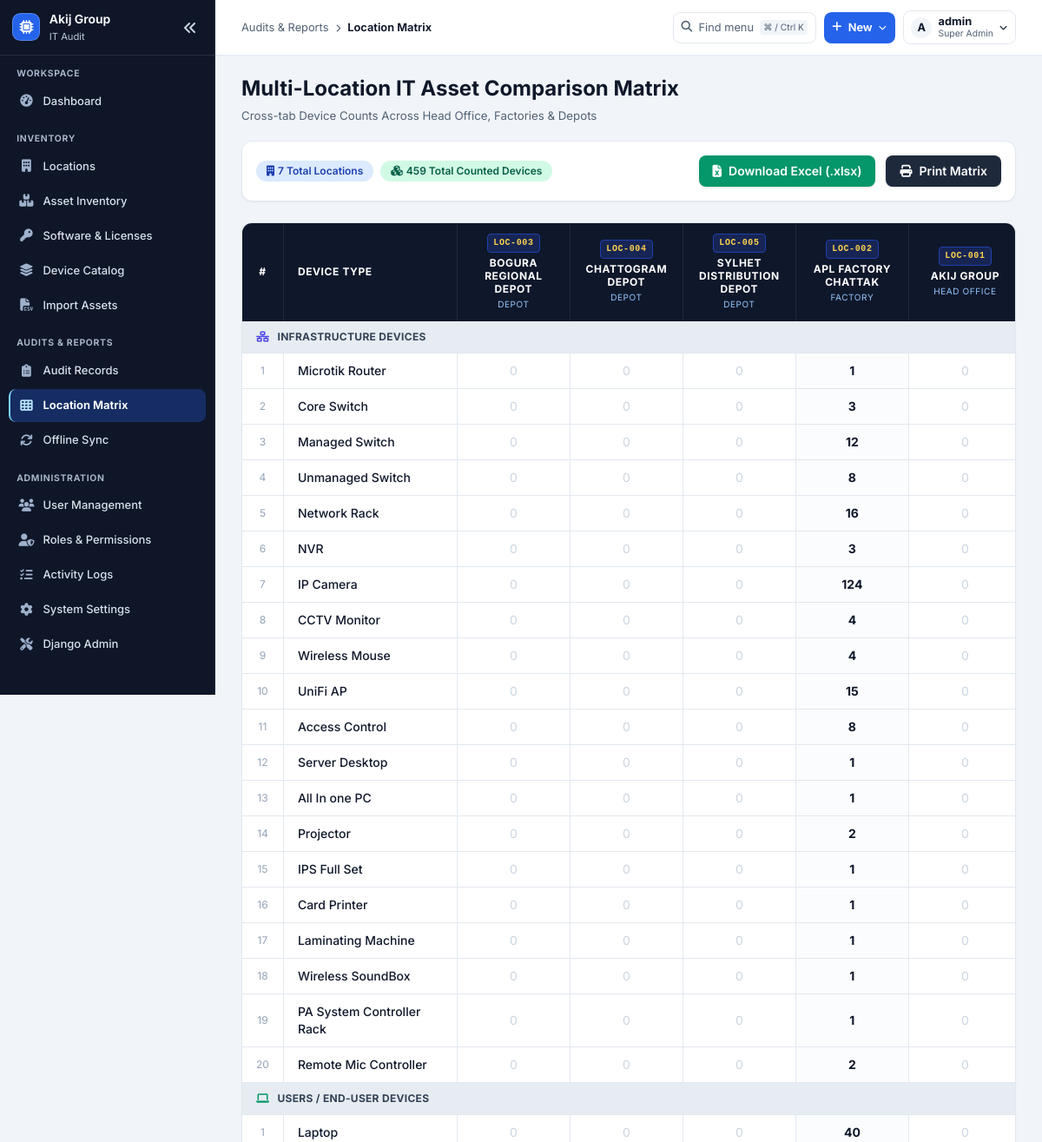
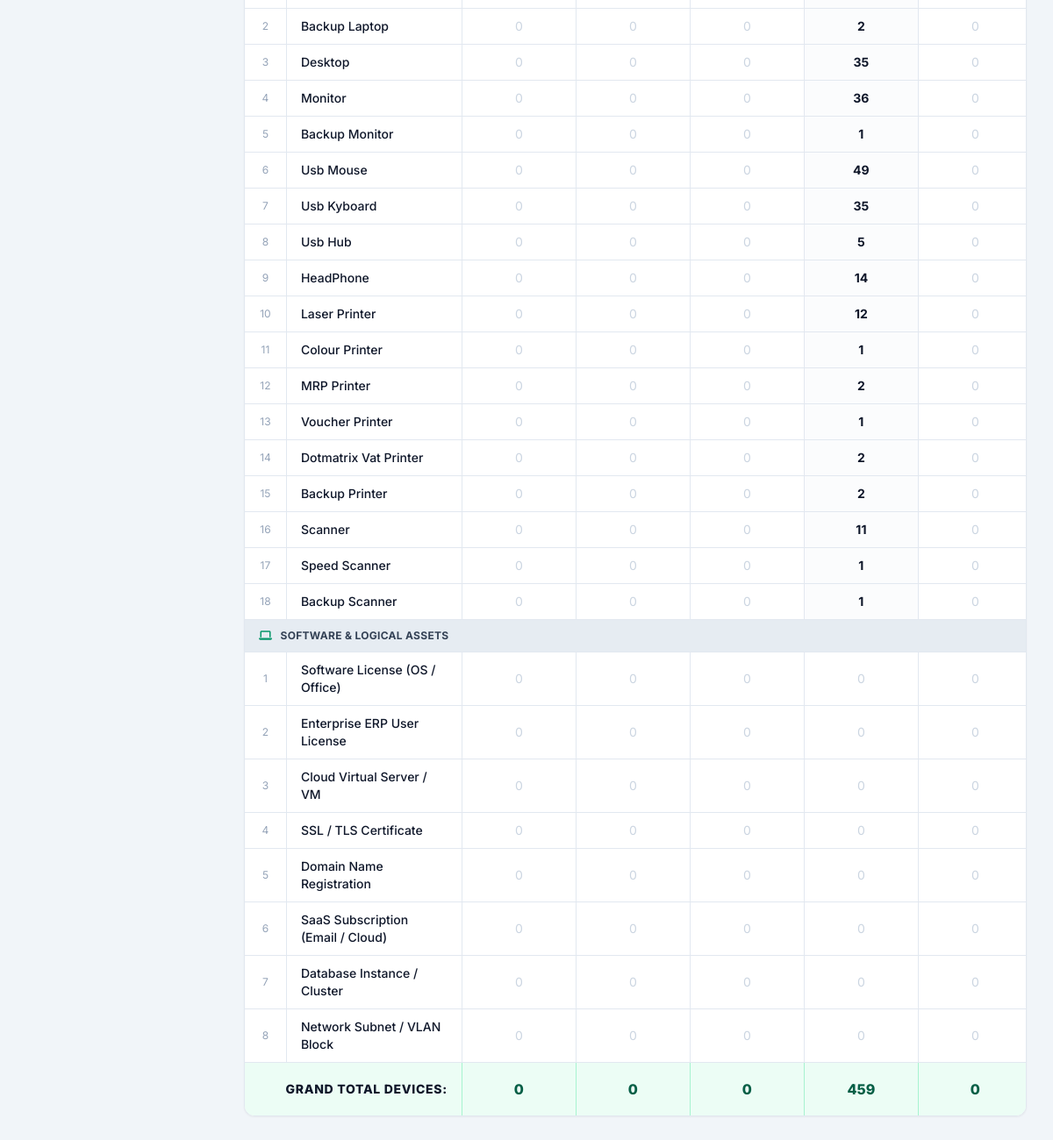
The app's page /matrix/ (signed in), older data (2 pictures, top to bottom).
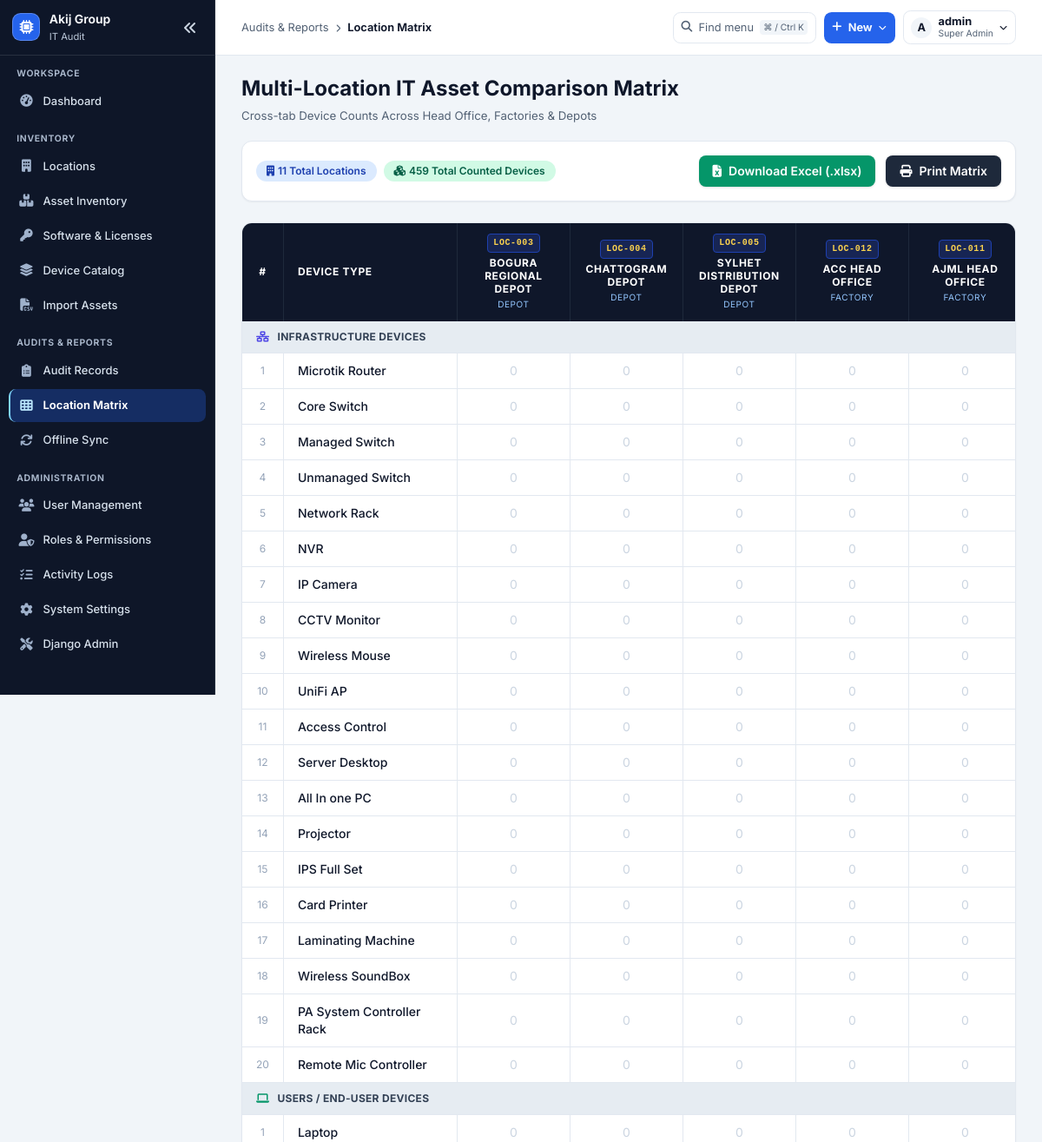
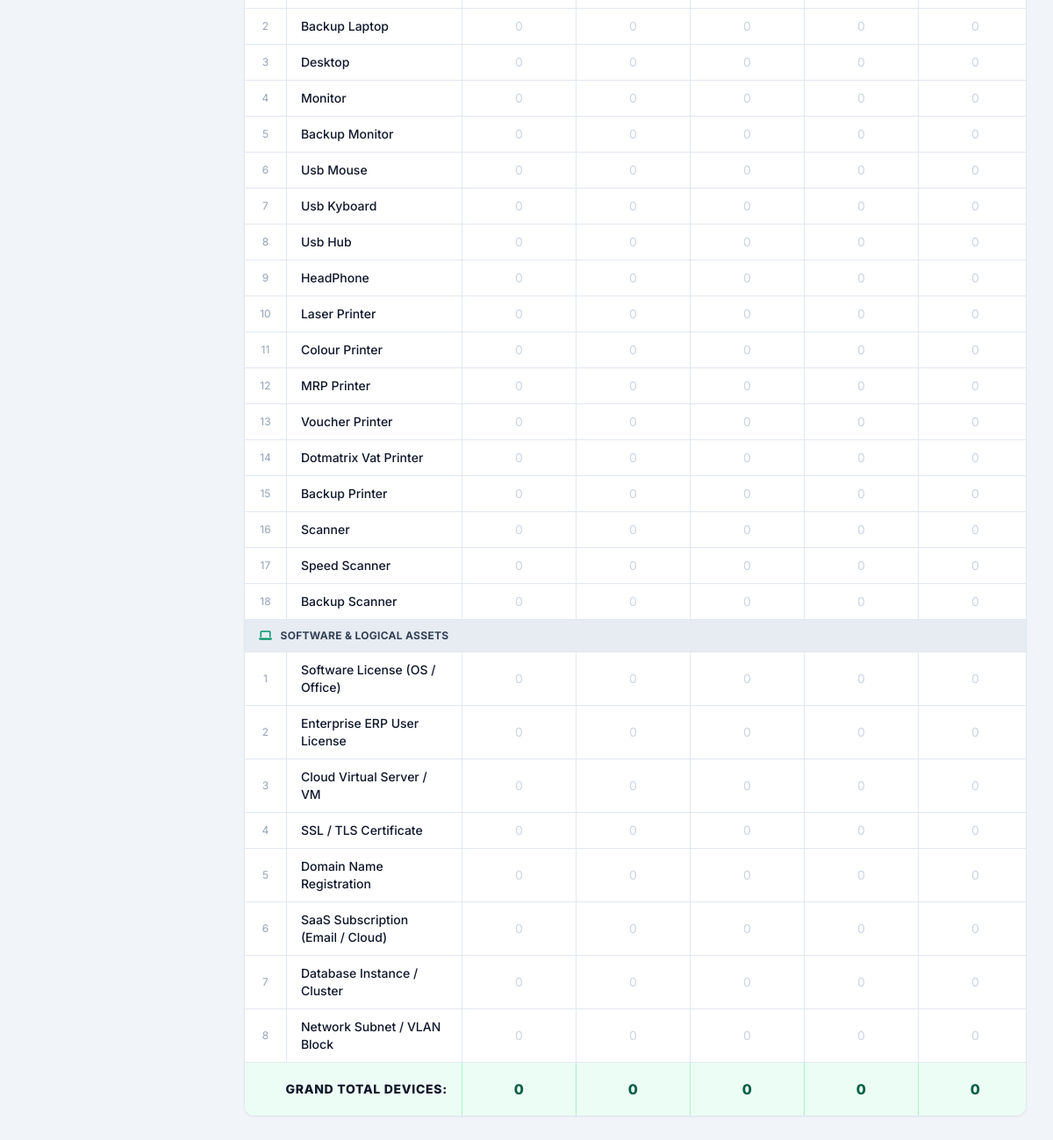
The same page, newer data (2 pictures, top to bottom).
### apps/locations/models.py (models this page shows, shortened)
class Location(TimeStampedModel):
    LOCATION_TYPES = (
        ('HEAD_OFFICE', 'Head Office'),
        ('FACTORY', 'Factory'),
        ('WAREHOUSE', 'Warehouse'),
        ('DEPOT', 'Depot'),
        ('BRANCH', 'Branch'),
    )
    DIVISION_CHOICES = (
        ('Dhaka', 'Dhaka'),
        ('Chattogram', 'Chattogram'),
        ('Sylhet', 'Sylhet'),
        ('Rajshahi', 'Rajshahi'),
        ('Khulna', 'Khulna'),
        ('Barishal', 'Barishal'),
        ('Rangpur', 'Rangpur'),
        ('Mymensingh', 'Mymensingh'),
    )
    company = models.ForeignKey(Company, on_delete=models.CASCADE, related_name='locations')
    location_id = models.CharField(max_length=30, unique=True, null=True, blank=True, verbose_name="Location ID", db_index=True)
    name = models.CharField(max_length=150, verbose_name="Location Name")
    code = models.CharField(max_length=50, unique=True, verbose_name="Location Code")
    location_type = models.CharField(max_length=20, choices=LOCATION_TYPES, default='FACTORY', verbose_name="Location Type")
    address = models.TextField(blank=True, null=True, verbose_name="Address")
    city = models.CharField(max_length=100, blank=True, null=True, verbose_name="City")
    division = models.CharField(max_length=50, choices=DIVISION_CHOICES, blank=True, null=True, verbose_name="Division")
    parent_location = models.ForeignKey('self', on_delete=models.SET_NULL, null=True, blank=True, related_name='sub_locations', verbose_name="Parent Location")
    contact_person = models.CharField(max_length=120, blank=True, null=True, verbose_name="Contact Person")
    contact_number = models.CharField(max_length=50, blank=True, null=True, verbose_name="Contact Number")
    description = models.TextField(blank=True, null=True, verbose_name="Description")
    class Meta:
        ordering = ['location_type', 'name']
    @property
    def in_charge_name(self):
        return self.contact_person or ""
    @property
    def in_charge_phone(self):
        return self.contact_number or ""

### apps/devices/models.py (models this page shows, shortened)
class DeviceCategory(TimeStampedModel):
    CATEGORY_KEYS = (
        ('INFRASTRUCTURE', 'Infrastructure'),
        ('USERS', 'Users / End-User Devices'),
        ('LOGICAL', 'Software & Logical Assets'),
    )
    code = models.CharField(max_length=40, choices=CATEGORY_KEYS, unique=True)
    name = models.CharField(max_length=100)
    order = models.PositiveIntegerField(default=1)
    class Meta:
        verbose_name_plural = "Device Categories"
        ordering = ['order', 'name']

class DeviceType(TimeStampedModel):
    category = models.ForeignKey(DeviceCategory, on_delete=models.CASCADE, related_name='devices')
    name = models.CharField(max_length=120)
    tag_category_code = models.CharField(max_length=4, choices=TAG_CATEGORY_CHOICES, blank=True)
    order = models.PositiveIntegerField(default=1)
    is_count_only = models.BooleanField(default=False, help_text="False for individual asset tracking")
    remarks = models.CharField(max_length=255, blank=True, null=True)
    class Meta:
        ordering = ['category__order', 'order', 'name']
        unique_together = ('category', 'name')

### apps/reports/views.py (the view)
# urls.py: path('matrix/', matrix_view, name='matrix'),
@roles_required(*DASHBOARD_ROUTES)
def matrix_view(request):
    locations = visible_locations(request.user).order_by('location_type', 'name')
    categories = DeviceCategory.objects.prefetch_related('devices').all().order_by('order')
    items = AuditItem.objects.filter(audit_session__location__in=locations).select_related('audit_session__location', 'device_type')
    matrix = {}
    loc_totals = {loc.id: 0 for loc in locations}
    grand_total = 0
    for itm in items:
        dev_id = itm.device_type_id
        loc_id = itm.audit_session.location_id
        if dev_id not in matrix:
            matrix[dev_id] = {}
        matrix[dev_id][loc_id] = matrix[dev_id].get(loc_id, 0) + itm.total_qty
        loc_totals[loc_id] += itm.total_qty
        grand_total += itm.total_qty
    category_data = []
    for cat in categories:
        dev_list = []
        for dev in cat.devices.all():
            counts = [matrix.get(dev.id, {}).get(loc.id, 0) for loc in locations]
            row_total = sum(counts)
            dev_list.append({
                'device': dev,
                'counts': counts,
                'total': row_total
            })
        category_data.append({
            'category': cat,
            'devices': dev_list
        })
    context = {
        'locations': locations,
        'category_data': category_data,
        'loc_totals': [loc_totals[loc.id] for loc in locations],
        'grand_total': grand_total,
    }
    return render(request, 'reports/matrix.html', context)

### apps/accounts/access.py (called while the page is built, shortened)
def role_for(user):
    if not user.is_authenticated or not user.is_active:
        return None
    if user.is_superuser:
        return Role.SUPER_ADMIN

def roles_required(*roles):
    def decorate(view):
        @login_required
        @wraps(view)
        def checked(request, *args, **kwargs):
            if role_for(request.user) not in roles:
                raise PermissionDenied
            return view(request, *args, **kwargs)
        return checked
    return decorate

def visible_locations(user):
    role = role_for(user)
    if role in CENTRAL_ROLES:
        return Location.objects.all()
    if role in LOCAL_TYPES:
        return user.profile.assigned_locations.filter(location_type=LOCAL_TYPES[role])
    return Location.objects.none()

### apps/common/models.py (called while the page is built)
    @classmethod
    def current(cls):
        return cls.objects.filter(pk=1).first() or cls(pk=1)

### apps/common/preferences.py (called while the page is built)
def request_preferences(request):
    if not hasattr(request, 'system_preferences'):
        request.system_preferences = preferences()
    return request.system_preferences

### templates/reports/matrix.html (shortened to what the changed rows need)
{% extends 'base.html' %}
{% block header_title %}Multi-Location IT Asset Comparison Matrix{% endblock %}
{% block content %}
<div class="space-y-6">
    <div class="bg-white p-4 rounded-xl border border-slate-200 shadow-sm flex items-center justify-between">
        <div class="flex items-center space-x-2">
            <span class="inline-flex items-center px-3 py-1 rounded-full text-xs font-semibold bg-blue-100 text-blue-800">
                <i class="fa-solid fa-building mr-1"></i> {{ locations|length }} Total Locations
            </span>
            <span class="inline-flex items-center px-3 py-1 rounded-full text-xs font-semibold bg-emerald-100 text-emerald-800">
                <i class="fa-solid fa-cubes mr-1"></i> {{ grand_total }} Total Counted Devices
            </span>
        </div>
    </div>
    <div class="bg-white rounded-xl border border-slate-200 shadow-sm overflow-hidden">
        <div class="overflow-x-auto">
            <table class="w-full text-left border-collapse text-sm">
                <thead>
                    <tr class="bg-slate-900 text-white font-semibold text-xs uppercase tracking-wider">
                        <th class="px-4 py-3.5 border-r border-slate-800 w-12 text-center">#</th>
                        <th class="px-4 py-3.5 border-r border-slate-800 min-w-[200px]">Device Type</th>
                        {% for loc in locations %}
                        <th class="px-4 py-3 border-r border-slate-800 text-center min-w-[130px]">
                            <span class="inline-block bg-blue-950 text-[10px] text-amber-300 font-mono font-bold px-1.5 py-0.5 rounded border border-blue-800 mb-1">{{ loc.location_id }}</span>
                            <span class="block text-white font-bold leading-tight">{{ loc.name }}</span>
                            <span class="block text-[10px] text-blue-300 font-normal mt-0.5">{{ loc.get_location_type_display }}</span>
                        </th>
                        {% endfor %}
                    </tr>
                </thead>
                <tbody class="divide-y divide-slate-200">
                    {% for cat_data in category_data %}
                    <tr class="bg-slate-100 font-bold text-slate-800 text-xs">
                        <td colspan="{{ locations|length|add:3 }}" class="px-4 py-2.5 uppercase tracking-wide bg-slate-200/70 text-slate-700">
                            <i class="fa-solid {% if cat_data.category.code == 'INFRASTRUCTURE' %}fa-network-wired text-indigo-600{% else %}fa-laptop text-emerald-600{% endif %} mr-1.5"></i>
                            {{ cat_data.category.name }}
                        </td>
                    </tr>
                    {% for item in cat_data.devices %}
                    <tr class="hover:bg-blue-50/40 transition">
                        <td class="px-4 py-2.5 text-center text-slate-400 text-xs border-r border-slate-200">{{ forloop.counter }}</td>
                        <td class="px-4 py-2.5 font-medium text-slate-900 border-r border-slate-200">{{ item.device.name }}</td>
                        {% for count in item.counts %}
                        <td class="px-4 py-2.5 text-center border-r border-slate-200 {% if count > 0 %}font-bold text-slate-900 bg-slate-50/50{% else %}text-slate-300{% endif %}">
                            {{ count }}
                        </td>
                        {% endfor %}
                    </tr>
                    {% endfor %}
                    {% endfor %}
                    <tr class="bg-emerald-50 border-t-2 border-emerald-400 font-extrabold text-sm text-slate-900">
                        <td colspan="2" class="px-4 py-4 uppercase tracking-wider text-right border-r border-emerald-200">
                            GRAND TOTAL DEVICES:
                        </td>
                        {% for total in loc_totals %}
                        <td class="px-4 py-4 text-center border-r border-emerald-200 text-emerald-800 text-base">
                            {{ total }}
                        </td>
                        {% endfor %}
                    </tr>
                </tbody>
            </table>
        </div>
    </div>
</div>
{% endblock %}

### templates/navigation/sidebar.html (shortened to what this page needs)
<aside id="portal-sidebar" class="portal-sidebar no-print" data-collapsed="{{ portal.sidebar_collapsed|yesno:'true,false' }}" data-account="{{ request.user.pk }}">
    <div class="portal-sidebar-heading">
        <a class="portal-identity" href="{% url 'dashboard' %}" title="{{ portal.group_name|default:portal.organization_name }}">
            <span class="portal-identity-logo">
                {% firstof portal.sidebar_logo portal.application_logo portal.group_logo as sidebar_logo %}
                {% if sidebar_logo %}<img src="{{ sidebar_logo }}" alt="">{% else %}<i class="fa-solid fa-microchip" aria-hidden="true"></i>{% endif %}
            </span>
            <span class="portal-identity-copy">
                <strong>{{ portal.group_name|default:portal.organization_name }}</strong>
                <small>{{ portal.application_short_name }}</small>
            </span>
        </a>
        <button type="button" class="portal-icon-button portal-sidebar-collapse" data-sidebar-collapse aria-controls="portal-primary-navigation" aria-expanded="{{ portal.sidebar_collapsed|yesno:'false,true' }}" aria-label="{% if portal.sidebar_collapsed %}Expand sidebar{% else %}Collapse sidebar{% endif %}">
            <i class="fa-solid fa-angles-left" aria-hidden="true"></i>
        </button>
    </div>
    <nav id="portal-primary-navigation" class="portal-primary-navigation" aria-label="Main navigation">
        {% for group in nav_sections %}
        <section class="portal-nav-group" aria-labelledby="portal-nav-group-{{ forloop.counter }}">
            <h2 id="portal-nav-group-{{ forloop.counter }}" class="portal-nav-heading">{{ group.label }}</h2>
            <ul>
                {% for link in group.links %}
                <li><a href="{{ link.url }}" class="portal-nav-link" title="{{ link.label }}" {% if link.current %}aria-current="{{ link.current }}"{% endif %}>
                    <i class="fa-solid {{ link.icon }}" aria-hidden="true"></i>
                    <span class="portal-nav-label">{{ link.label }}</span>
                </a></li>
                {% endfor %}
            </ul>
        </section>
        {% endfor %}
    </nav>
</aside>

Row changes from the older to the newer data that the page shows:
no longer on one of the page's lists (row unchanged): Location: location_id "LOC-001", name "AKIJ GROUP", location_type "HEAD OFFICE"
no longer on this page (row unchanged): Location: location_id "LOC-002", name "APL FACTORY CHATTAK", location_type "FACTORY"
added Location: location_id "LOC-012", name "ACC HEAD OFFICE", location_type "FACTORY"
added Location: location_id "LOC-011", name "AJML HEAD OFFICE", location_type "FACTORY"
computed for DeviceCategory "INFRASTRUCTURE DEVICES": gains DeviceType (device.name "Microtik Router", counts "0" "0" "0" "0" "0"); gains DeviceType (device.name "Core Switch", counts "0" "0" "0" "0" "0"); gains DeviceType (device.name "Managed Switch", counts "0" "0" "0" "0" "0"); gains DeviceType (device.name "Unmanaged Switch", counts "0" "0" "0" "0" "0"); gains DeviceType (device.name "Network Rack", counts "0" "0" "0" "0" "0"); gains DeviceType (device.name "NVR", counts "0" "0" "0" "0" "0"); gains DeviceType (device.name "IP Camera", counts "0" "0" "0" "0" "0"); gains DeviceType (device.name "CCTV Monitor", counts "0" "0" "0" "0" "0"); gains DeviceType (device.name "Wireless Mouse", counts "0" "0" "0" "0" "0"); gains DeviceType (device.name "UniFi AP", counts "0" "0" "0" "0" "0"); gains DeviceType (device.name "Access Control", counts "0" "0" "0" "0" "0"); gains DeviceType (device.name "Server Desktop", counts "0" "0" "0" "0" "0"); gains DeviceType (device.name "All In one PC", counts "0" "0" "0" "0" "0"); gains DeviceType (device.name "Projector", counts "0" "0" "0" "0" "0"); gains DeviceType (device.name "IPS Full Set", counts "0" "0" "0" "0" "0"); gains DeviceType (device.name "Card Printer", counts "0" "0" "0" "0" "0"); gains DeviceType (device.name "Laminating Machine", counts "0" "0" "0" "0" "0"); gains DeviceType (device.name "Wireless SoundBox", counts "0" "0" "0" "0" "0"); gains DeviceType (device.name "PA System Controller Rack", counts "0" "0" "0" "0" "0"); gains DeviceType (device.name "Remote Mic Controller", counts "0" "0" "0" "0" "0"); loses DeviceType (device.name "Microtik Router", counts "0" "0" "0" "1" "0"); loses DeviceType (device.name "Core Switch", counts "0" "0" "0" "3" "0"); loses DeviceType (device.name "Managed Switch", counts "0" "0" "0" "12" "0"); loses DeviceType (device.name "Unmanaged Switch", counts "0" "0" "0" "8" "0"); loses DeviceType (device.name "Network Rack", counts "0" "0" "0" "16" "0"); loses DeviceType (device.name "NVR", counts "0" "0" "0" "3" "0"); loses DeviceType (device.name "IP Camera", counts "0" "0" "0" "124" "0"); loses DeviceType (device.name "CCTV Monitor", counts "0" "0" "0" "4" "0"); loses DeviceType (device.name "Wireless Mouse", counts "0" "0" "0" "4" "0"); loses DeviceType (device.name "UniFi AP", counts "0" "0" "0" "15" "0"); loses DeviceType (device.name "Access Control", counts "0" "0" "0" "8" "0"); loses DeviceType (device.name "Server Desktop", counts "0" "0" "0" "1" "0"); loses DeviceType (device.name "All In one PC", counts "0" "0" "0" "1" "0"); loses DeviceType (device.name "Projector", counts "0" "0" "0" "2" "0"); loses DeviceType (device.name "IPS Full Set", counts "0" "0" "0" "1" "0"); loses DeviceType (device.name "Card Printer", counts "0" "0" "0" "1" "0"); loses DeviceType (device.name "Laminating Machine", counts "0" "0" "0" "1" "0"); loses DeviceType (device.name "Wireless SoundBox", counts "0" "0" "0" "1" "0"); loses DeviceType (device.name "PA System Controller Rack", counts "0" "0" "0" "1" "0"); loses DeviceType (device.name "Remote Mic Controller", counts "0" "0" "0" "2" "0")
computed for DeviceCategory "USERS / END-USER DEVICES": gains DeviceType (device.name "Laptop", counts "0" "0" "0" "0" "0"); gains DeviceType (device.name "Backup Laptop", counts "0" "0" "0" "0" "0"); gains DeviceType (device.name "Desktop", counts "0" "0" "0" "0" "0"); gains DeviceType (device.name "Monitor", counts "0" "0" "0" "0" "0"); gains DeviceType (device.name "Backup Monitor", counts "0" "0" "0" "0" "0"); gains DeviceType (device.name "Usb Mouse", counts "0" "0" "0" "0" "0"); gains DeviceType (device.name "Usb Kyboard", counts "0" "0" "0" "0" "0"); gains DeviceType (device.name "Usb Hub", counts "0" "0" "0" "0" "0"); gains DeviceType (device.name "HeadPhone", counts "0" "0" "0" "0" "0"); gains DeviceType (device.name "Laser Printer", counts "0" "0" "0" "0" "0"); gains DeviceType (device.name "Colour Printer", counts "0" "0" "0" "0" "0"); gains DeviceType (device.name "MRP Printer", counts "0" "0" "0" "0" "0"); gains DeviceType (device.name "Voucher Printer", counts "0" "0" "0" "0" "0"); gains DeviceType (device.name "Dotmatrix Vat Printer", counts "0" "0" "0" "0" "0"); gains DeviceType (device.name "Backup Printer", counts "0" "0" "0" "0" "0"); gains DeviceType (device.name "Scanner", counts "0" "0" "0" "0" "0"); gains DeviceType (device.name "Speed Scanner", counts "0" "0" "0" "0" "0"); gains DeviceType (device.name "Backup Scanner", counts "0" "0" "0" "0" "0"); loses DeviceType (device.name "Laptop", counts "0" "0" "0" "40" "0"); loses DeviceType (device.name "Backup Laptop", counts "0" "0" "0" "2" "0"); loses DeviceType (device.name "Desktop", counts "0" "0" "0" "35" "0"); loses DeviceType (device.name "Monitor", counts "0" "0" "0" "36" "0"); loses DeviceType (device.name "Backup Monitor", counts "0" "0" "0" "1" "0"); loses DeviceType (device.name "Usb Mouse", counts "0" "0" "0" "49" "0"); loses DeviceType (device.name "Usb Kyboard", counts "0" "0" "0" "35" "0"); loses DeviceType (device.name "Usb Hub", counts "0" "0" "0" "5" "0"); loses DeviceType (device.name "HeadPhone", counts "0" "0" "0" "14" "0"); loses DeviceType (device.name "Laser Printer", counts "0" "0" "0" "12" "0"); loses DeviceType (device.name "Colour Printer", counts "0" "0" "0" "1" "0"); loses DeviceType (device.name "MRP Printer", counts "0" "0" "0" "2" "0"); loses DeviceType (device.name "Voucher Printer", counts "0" "0" "0" "1" "0"); loses DeviceType (device.name "Dotmatrix Vat Printer", counts "0" "0" "0" "2" "0"); loses DeviceType (device.name "Backup Printer", counts "0" "0" "0" "2" "0"); loses DeviceType (device.name "Scanner", counts "0" "0" "0" "11" "0"); loses DeviceType (device.name "Speed Scanner", counts "0" "0" "0" "1" "0"); loses DeviceType (device.name "Backup Scanner", counts "0" "0" "0" "1" "0")
Text that changed along with them:
{{ locations|length }}: "7" → "11"
new list line: "0"
list line gone: "459"
